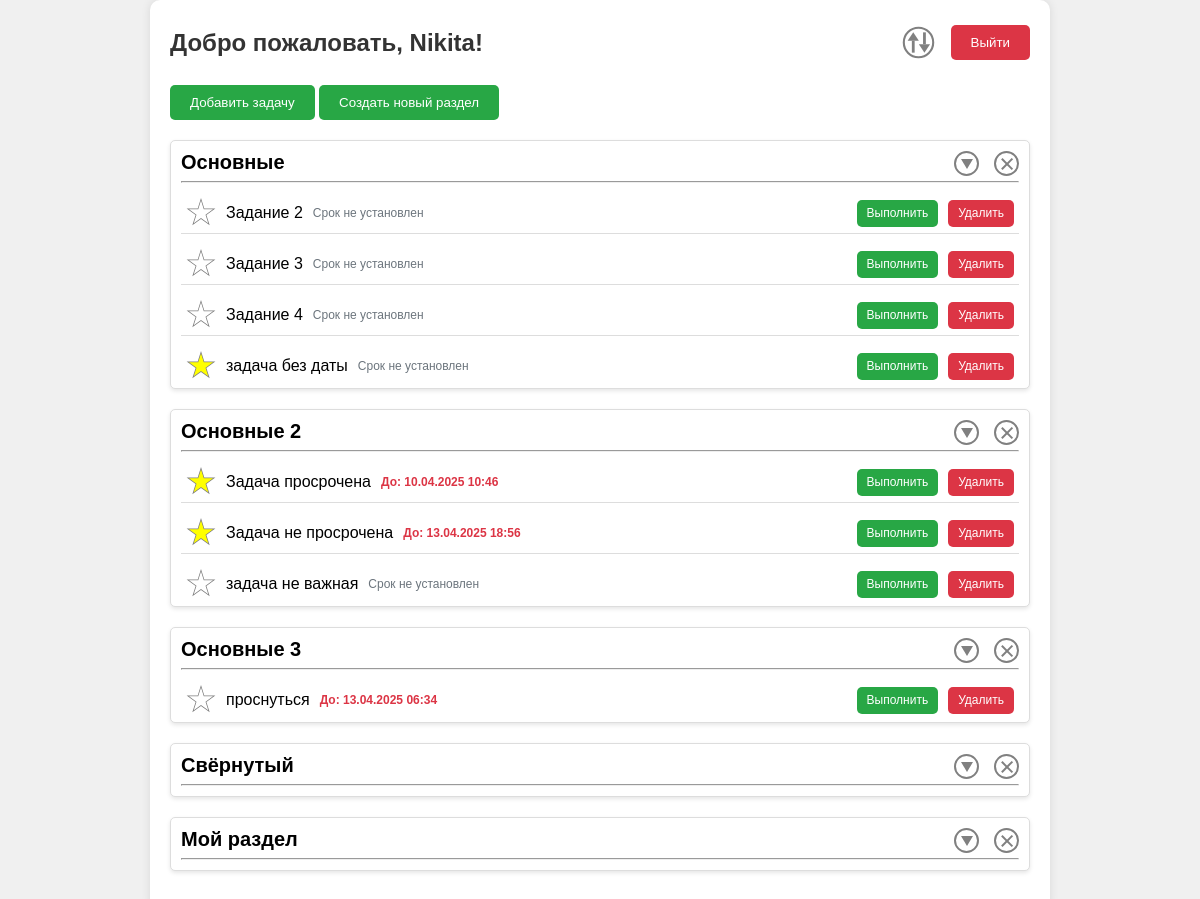
The page /issue_tracker/main (signed in) on the database as committed earlier.
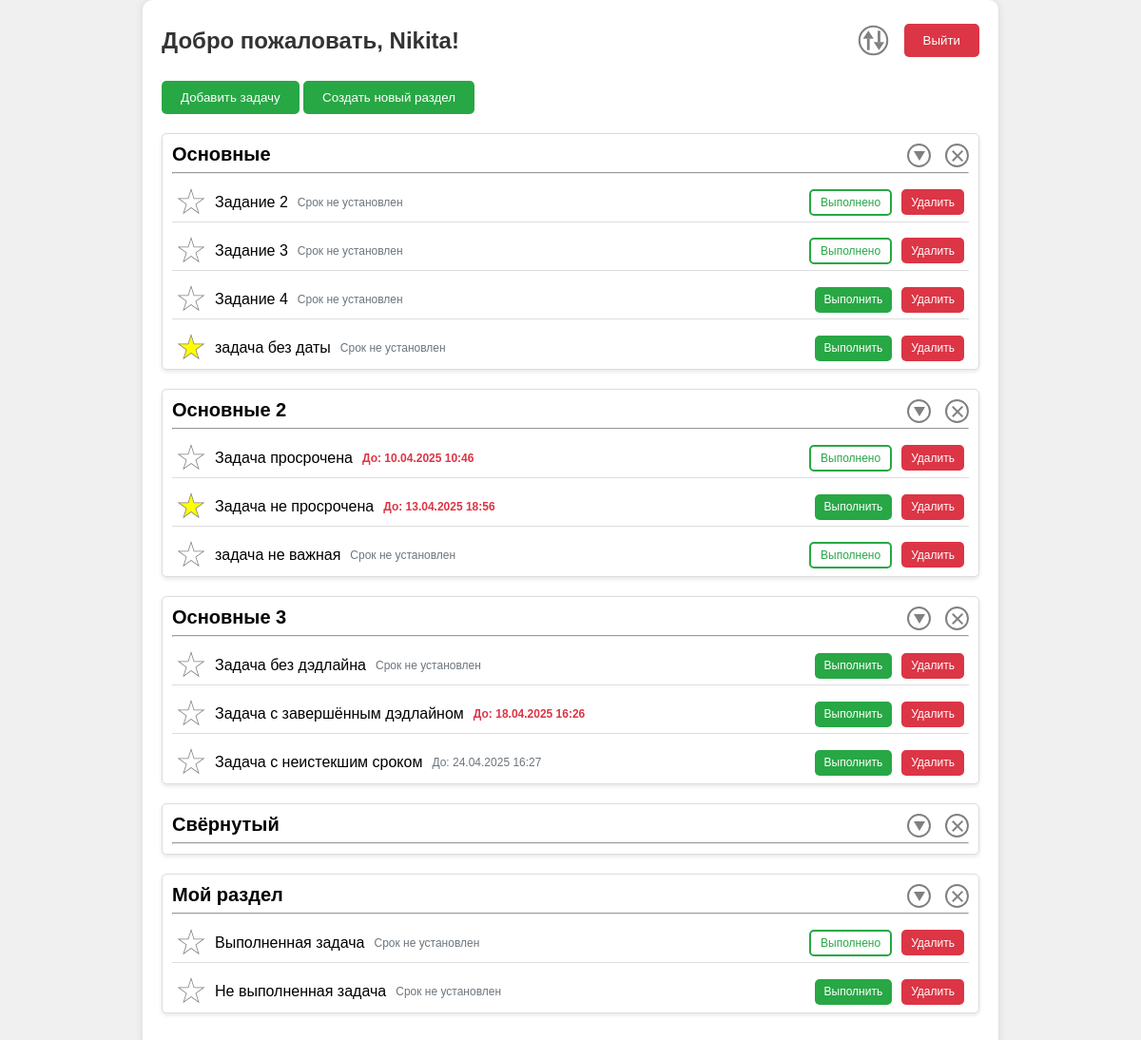
The same page on the database as committed later.
### issue_tracker/models.py (models this page shows, shortened)
class TaskSection(models.Model):
    user = models.ForeignKey(User, on_delete=models.CASCADE)
    title = models.CharField(max_length=100)
    class Meta:
        verbose_name = 'Секция'
        verbose_name_plural = 'Секции'

class Task(models.Model):
    title = models.CharField(max_length=200, verbose_name='Название задачи')
    is_completed = models.BooleanField(default=False, verbose_name='Отметка о выполнении')
    is_important = models.BooleanField(default=False, verbose_name='Отметка о внесении задачи в раздел важных')
    section_id = models.ForeignKey(TaskSection, on_delete=models.CASCADE)
    time_created = models.DateTimeField(auto_now_add=True, verbose_name='Время создания')
    deadline = models.DateTimeField(null=True, blank=True, verbose_name='Крайний срок выполнения')
    user = models.ForeignKey(User, on_delete=models.CASCADE, related_name='tasks', verbose_name='Пользователь')
    class Meta:
        verbose_name = 'Задача'
        verbose_name_plural = 'Задачи'

### utils/ViewUtils.py (the view)
        def view_function(request):
            view_function.__doc__ = documentation
            if get_context_function is not None:
                ctx = ViewUtils.get_context(request, get_context_function, requires_login)
                if request.method == "POST":
                    return RedirectHelper.go_redirect(request)
                return render(request, location_html_page, ctx)
            else:
                return render(request, location_html_page)

### issue_tracker/services.py (called while the page is built)
    @staticmethod
    @FunctionsUtils.register_function("main")
    def get_context_for_index_page(request: Any) -> dict[str, Any]:
        ctx = {
            'sections': DataBaseObjectsProcessing.get_objects_owned_by_user(TaskSection, request.user),
            'tasks': DataBaseObjectsProcessing.get_objects_owned_by_user(Task, request.user),
            "user_settings": DataBaseObjectsProcessing.get_objects_owned_by_user(UserSettings, request.user)[0]
        }
        return ctx

### utils/DataBaseObjectsProcessing.py (called while the page is built)
    @staticmethod
    def get_objects_owned_by_user(model_class: Type, user: Any) -> QuerySet:
        return model_class.objects.filter(user=user)

### utils/ViewUtils.py (called while the page is built)
    @staticmethod
    def get_wrapper(view_function: Optional[callable] = None, requires_login: bool = False):
        def decorator(func):
            @wraps(func)
            def wrapper(request, *args, **kwargs):
                if requires_login:
                    return login_required(func)(request, *args, **kwargs)
                else:
                    return func(request, *args, **kwargs)
            return wrapper
        if view_function is not None:
            return decorator(view_function)
        return decorator

    @staticmethod
    def create_view_function(location_html_page: str, requires_login: bool,
                             documentation: Optional[str], get_context_function: Optional[callable]) -> callable:
        def view_function(request):
            view_function.__doc__ = documentation
            if get_context_function is not None:
                ctx = ViewUtils.get_context(request, get_context_function, requires_login)
                if request.method == "POST":
                    return RedirectHelper.go_redirect(request)
                return render(request, location_html_page, ctx)
            else:
                return render(request, location_html_page)
        return ViewUtils.get_wrapper(view_function, requires_login=requires_login)

    @staticmethod
    def get_context(request: Any,
                    get_context_function: Optional[callable],
                    requires_login: bool) -> Optional[dict[str, Any]]:
        if requires_login:
            return get_context_function(request=request)
        return get_context_function()

### issue_tracker/templates/issue_tracker.html (shortened to what this page needs)
<!DOCTYPE html>
{% load static %}
<html lang="ru">
<head>
    <link rel="stylesheet" type="text/css" href="{% static 'issue_tracker/css/main_page.css' %}">
    <link rel="stylesheet" type="text/css" href="{% static 'issue_tracker/css/modal_styles.css' %}">
    <link rel="stylesheet" type="text/css" href="{% static 'issue_tracker/css/delete_section_btn.css' %}">
    <link rel="stylesheet" type="text/css" href="{% static 'issue_tracker/css/toggle_section_btn.css' %}">
    <link rel="stylesheet" type="text/css" href="{% static 'issue_tracker/css/task_deadline.css' %}">
    <link rel="stylesheet" type="text/css" href="{% static 'issue_tracker/css/buttons_for_main_content.css' %}">
    <link rel="stylesheet" type="text/css" href="{% static 'issue_tracker/css/section_content.css' %}">
    <link rel="stylesheet" type="text/css" href="{% static 'issue_tracker/css/task_content.css' %}">
    <link rel="stylesheet" type="text/css" href="{% static 'issue_tracker/css/favorite_buttons.css' %}">
    <link rel="stylesheet" type="text/css" href="{% static 'issue_tracker/css/filter_buttons.css' %}">
</head>
<body>
    <div class="container">
        <div class="header">
            <h1>Добро пожаловать, {{ user.username }}!</h1>
            <div class="buttons-container">
                <button class="filter-button-main">
                    <div class="arrow-up"></div>
                    <div class="arrow-down"></div>
                </button>
                <button class="logout-button" onclick="location.href='{% url 'authorization:profile' %}'">Выйти</button>
            </div>
        </div>
        <button class="add-button" id="openAddTaskModalButton">Добавить задачу</button>
        <button class="add-button" id="openCreateSectionModalButton">Создать новый раздел</button>
        {% include 'task_list.html' %}
    </div>
</body>
</html>

### issue_tracker/templates/task_list.html
{% for section in sections %}
<div class="section" data-section-id="{{ section.id }}">
    <div class="section-header">
        <h2>{{ section.title }}</h2>
        <div class="section-actions">
            <button class="toggle-section-btn"></button>
            <button class="delete-section-btn" data-section-id="{{ section.id }}"></button>
        </div>
    </div>
    <hr>
    <div class="tasks-container">
        {% for task in section.task_set.all %}
        <div class="task-row" data-task-id="{{ task.id }}">
            <div class="task-content">
                <button class="favorite-btn" data-task-id="{{ task.id }}">
                    <div class="inner-star {% if task.is_important %}important{% endif %}"></div>
                </button>
                <span>{{ task.title }}</span>
                {% if task.deadline %}
                    <span class="task-deadline">До: {{ task.deadline|date:"d.m.Y H:i" }}</span>
                {% else %}
                    <span class="task-deadline">Срок не установлен</span>
                {% endif %}
            </div>
            <div class="task-actions">
                 <button class="complete-btn {% if task.is_completed %}completed{% endif %}" data-task-id="{{ task.id }}">
                     {% if task.is_completed %}
                        Выполнено
                     {% else %}
                        Выполнить
                     {% endif %}
                 </button>
                <button class="delete-btn" data-task-id="{{ task.id }}">Удалить</button>
            </div>
        </div>
        {% endfor %}
    </div>
</div>
{% endfor %}

### static/issue_tracker/css/main_page.css (style rules this page uses)
* { margin: 0; padding: 0; box-sizing: border-box; font-family: Arial, sans-serif; }
body { background-color: #f0f0f0; display: flex; justify-content: center; align-items: center; min-height: 100vh; }
.container { width: 900px; background-color: white; padding: 20px; border-radius: 10px; box-shadow: 0 0 10px rgba(0, 0, 0, 0.1); }
.header { display: flex; justify-content: space-between; align-items: center; margin-bottom: 20px; }
.header h1 { font-size: 24px; color: #333; }
.complete-btn { color: white; border: none; padding: 5px 10px; border-radius: 5px; font-size: 12px; cursor: pointer; transition: background-color 0.3s ease; background-color: #28a745; height: 27x; }
.delete-btn { color: white; border: none; padding: 5px 10px; border-radius: 5px; font-size: 12px; cursor: pointer; transition: background-color 0.3s ease; background-color: #dc3545; height: 27px; }
.complete-btn.completed { background-color: white; color: #28a745; border: 2px solid #28a745; }

### static/issue_tracker/css/delete_section_btn.css (style rules this page uses)
.cancel-button, .delete-section-btn { border-radius: 50%; padding: 0.5em; width: 25px; height: 25px; border: 2px solid #808080; color: #808080; position: relative; background-color: transparent; cursor: pointer; }
.cancel-button::before, .delete-section-btn::before { content: ""; position: absolute; top: 50%; left: 50%; transform: translate(-50%, -50%) rotate(45deg); width: 70%; height: 2px; background-color: #808080; transition: transform 0.3s ease; }
.cancel-button::after, .delete-section-btn::after { content: ""; position: absolute; top: 50%; left: 50%; transform: translate(-50%, -50%) rotate(-45deg); width: 70%; height: 2px; background-color: #808080; transition: transform 0.3s ease; }

### static/issue_tracker/css/toggle_section_btn.css (style rules this page uses)
.toggle-section-btn { border-radius: 50%; padding: 0.5em; width: 25px; height: 25px; border: 2px solid #808080; color: #808080; position: relative; background-color: transparent; cursor: pointer; }
.toggle-section-btn::before { content: ""; position: absolute; top: 50%; left: 50%; transform: translate(-50%, -50%) rotate(0deg); width: 0; height: 0; border-left: 6px solid transparent; border-right: 6px solid transparent; border-top: 10px solid #808080; transition: transform 0.3s ease; }

### static/issue_tracker/css/task_deadline.css (style rules this page uses)
.task-deadline { font-size: 12px; color: #6c757d; margin-left: 10px; white-space: nowrap; }
.task-deadline.overdue { color: #dc3545; font-weight: bold; }

### static/issue_tracker/css/buttons_for_main_content.css (style rules this page uses)
.logout-button { background-color: #dc3545; color: white; border: none; padding: 10px 20px; border-radius: 5px; cursor: pointer; transition: background-color 0.3s ease; margin-left: 10px; }
.add-button { background-color: #28a745; color: white; border: none; padding: 10px 20px; border-radius: 5px; cursor: pointer; transition: background-color 0.3s ease; margin-bottom: 20px; }

### static/issue_tracker/css/section_content.css (style rules this page uses)
.section { background-color: #fff; border: 1px solid #ddd; border-radius: 5px; padding: 10px; padding-bottom: 0px; margin-bottom: 20px; box-shadow: 0 2px 4px rgba(0, 0, 0, 0.1); }
.section-header { display: flex; justify-content: space-between; margin-bottom: 5px; }
.section-actions { display: flex; gap: 15px; }
.section-header h2 { font-size: 20px; margin: 0; font-weight: bold; }

### static/issue_tracker/css/task_content.css (style rules this page uses)
.tasks-container { margin-top: 10px; }
.task-row { display: flex; justify-content: space-between; align-items: center; margin-bottom: 10px; padding: 5px; border-bottom: 1px solid #ddd; }
.task-row:last-child { border-bottom: none; margin-bottom: 2px; }
.task-content { display: flex; align-items: center; }
.task-content span { margin-left: 10px; }
.task-actions { display: flex; gap: 10px; }

### static/issue_tracker/css/favorite_buttons.css (style rules this page uses)
.favorite-btn { width: 30px; height: 30px; background-color: grey; clip-path: polygon( 50% 0%, 61% 35%, 98% 35%, 68% 57%, 79% 91%, 50% 70%, 21% 91%, 32% 57%, 2% 35%, 39% 35% ); position: relative; cursor: pointer; transition: all 0.3s ease; border: 0; }
.inner-star { width: 25px; height: 25px; background-color: white; clip-path: polygon( 50% 0%, 61% 35%, 98% 35%, 68% 57%, 79% 91%, 50% 70%, 21% 91%, 32% 57%, 2% 35%, 39% 35% ); position: absolute; top: 50%; left: 50%; transform: translate(-50%, -50%); transition: background-color 0.3s ease; }
.inner-star.important { background-color: yellow; }

Rows that differ between the two databases and show on the page:
removed Task: is_important False (drawn), title "проснуться", deadline "13.04.2025 06:34", is_completed "Выполнить", shown under TaskSection "Основные 3"
changed Task "Задание 2": is_completed "Выполнить" → "Выполнено"
changed Task "Задание 3": is_completed "Выполнить" → "Выполнено"
changed Task "Задача просрочена": is_important True → False (drawn); is_completed "Выполнить" → "Выполнено"
changed Task "задача не важная": is_completed "Выполнить" → "Выполнено"
added Task: is_important False (drawn), title "Задача без дэдлайна", shows "Срок не установлен", is_completed "Выполнить", shown under TaskSection "Основные 3"
added Task: is_important False (drawn), title "Задача с завершённым дэдлайном", deadline "18.04.2025 16:26", is_completed "Выполнить", shown under TaskSection "Основные 3"
added Task: is_important False (drawn), title "Задача с неистекшим сроком", deadline "24.04.2025 16:27", is_completed "Выполнить", shown under TaskSection "Основные 3"
added Task: is_important False (drawn), title "Выполненная задача", shows "Срок не установлен", is_completed "Выполнено", shown under TaskSection "Мой раздел"
added Task: is_important False (drawn), title "Не выполненная задача", shows "Срок не установлен", is_completed "Выполнить", shown under TaskSection "Мой раздел"
